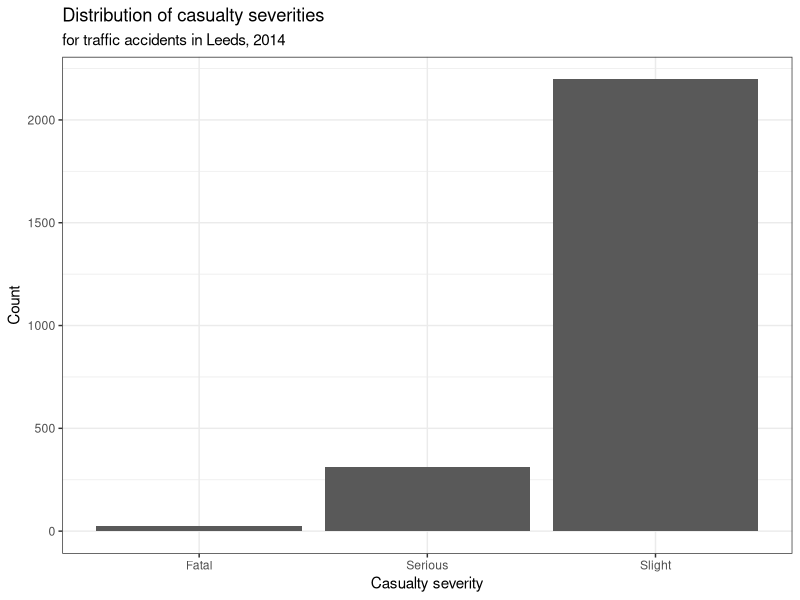

Write the R code that produced this figure.
## ---- chunk 1
library(tidyverse)
## ---- chunk 2
accidents <- read_csv("../data/uk-traffic-accidents.csv")
## ---- chunk 3
ggplot(accidents, aes(x = `Casualty Severity`)) +
  geom_histogram(stat = "count") +
  labs(
    title = "Distribution of casualty severities",
    subtitle = "for traffic accidents in Leeds, 2014",
    x = "Casualty severity",
    y = "Count"
  ) +
  theme_bw()
num_fatal <- filter(accidents, `Casualty Severity` == "Fatal") %>% nrow()
num_serious <- filter(accidents, `Casualty Severity` == "Serious") %>% nrow()
num_slight <- filter(accidents, `Casualty Severity` == "Slight") %>% nrow()
## ---- chunk 4
glimpse(accidents)
